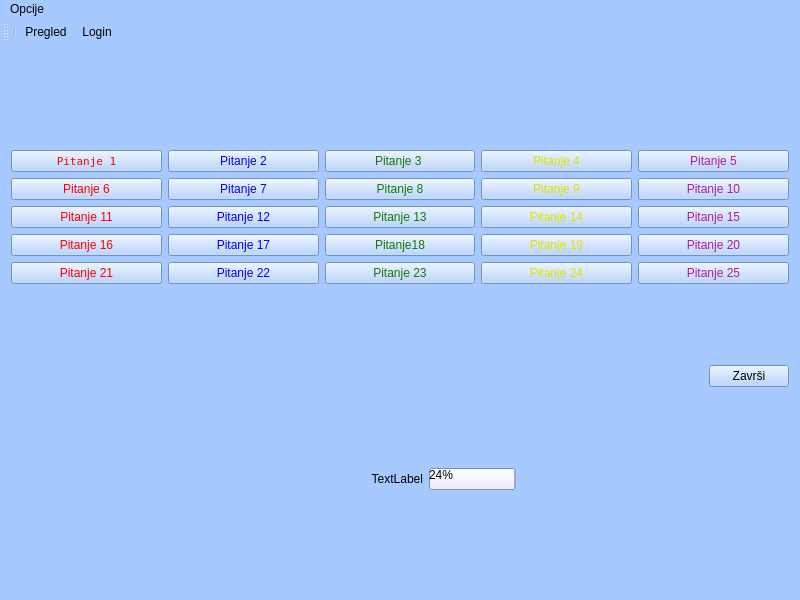
<?xml version="1.0" encoding="UTF-8"?>
<ui version="4.0">
 <class>MainWindow</class>
 <widget class="QMainWindow" name="MainWindow">
  <property name="geometry">
   <rect>
    <x>0</x>
    <y>0</y>
    <width>800</width>
    <height>600</height>
   </rect>
  </property>
  <property name="windowTitle">
   <string>POSTANI MILIONAŠ</string>
  </property>
  <property name="styleSheet">
   <string notr="true">border-color: qlineargradient(spread:pad, x1:0, y1:0, x2:1, y2:0, stop:0 rgba(0, 0, 0, 255), stop:1 rgba(255, 255, 255, 255));
background-color: rgb(238, 251, 255);

font: 8pt &quot;Fixedsys&quot;;

selection-background-color: rgb(239, 231, 255);

gridline-color: qradialgradient(spread:repeat, cx:0.5, cy:0.5, radius:0.077, fx:0.5, fy:0.5, stop:0 rgba(0, 169, 255, 147), stop:0.497326 rgba(0, 0, 0, 147), stop:1 rgba(0, 169, 255, 147));

background-color: rgb(166, 202, 255);</string>
  </property>
  <widget class="QWidget" name="centralWidget">
   <layout class="QVBoxLayout" name="verticalLayout_6">
    <item>
     <spacer name="horizontalSpacer_3">
      <property name="orientation">
       <enum>Qt::Horizontal</enum>
      </property>
      <property name="sizeHint" stdset="0">
       <size>
        <width>40</width>
        <height>20</height>
       </size>
      </property>
     </spacer>
    </item>
    <item>
     <layout class="QHBoxLayout" name="horizontalLayout">
      <property name="sizeConstraint">
       <enum>QLayout::SetFixedSize</enum>
      </property>
      <item>
       <layout class="QVBoxLayout" name="verticalLayout">
        <item>
         <widget class="QPushButton" name="pitanje1">
          <property name="font">
           <font>
            <family>Fixedsys</family>
            <pointsize>8</pointsize>
            <weight>50</weight>
            <italic>false</italic>
            <bold>false</bold>
           </font>
          </property>
          <property name="styleSheet">
           <string notr="true">color: rgb(255, 0, 4);</string>
          </property>
          <property name="text">
           <string>Pitanje 1</string>
          </property>
         </widget>
        </item>
        <item>
         <widget class="QPushButton" name="pitanje6">
          <property name="styleSheet">
           <string notr="true">color: rgb(255, 0, 4);</string>
          </property>
          <property name="text">
           <string>Pitanje 6</string>
          </property>
         </widget>
        </item>
        <item>
         <widget class="QPushButton" name="pitanje11">
          <property name="styleSheet">
           <string notr="true">color: rgb(255, 0, 4);</string>
          </property>
          <property name="text">
           <string>Pitanje 11</string>
          </property>
         </widget>
        </item>
        <item>
         <widget class="QPushButton" name="pitanje16">
          <property name="styleSheet">
           <string notr="true">color: rgb(255, 0, 4);</string>
          </property>
          <property name="text">
           <string>Pitanje 16</string>
          </property>
         </widget>
        </item>
        <item>
         <widget class="QPushButton" name="pitanje21">
          <property name="styleSheet">
           <string notr="true">color: rgb(255, 0, 4);</string>
          </property>
          <property name="text">
           <string>Pitanje 21</string>
          </property>
         </widget>
        </item>
       </layout>
      </item>
      <item>
       <layout class="QVBoxLayout" name="verticalLayout_2">
        <item>
         <widget class="QPushButton" name="pitanje2">
          <property name="styleSheet">
           <string notr="true">color: rgb(0, 0, 255);</string>
          </property>
          <property name="text">
           <string>Pitanje 2</string>
          </property>
         </widget>
        </item>
        <item>
         <widget class="QPushButton" name="pitanje7">
          <property name="styleSheet">
           <string notr="true">color: rgb(0, 0, 255);</string>
          </property>
          <property name="text">
           <string>Pitanje 7</string>
          </property>
         </widget>
        </item>
        <item>
         <widget class="QPushButton" name="pitanje12">
          <property name="styleSheet">
           <string notr="true">color: rgb(0, 0, 255);</string>
          </property>
          <property name="text">
           <string>Pitanje 12</string>
          </property>
         </widget>
        </item>
        <item>
         <widget class="QPushButton" name="pitanje17">
          <property name="styleSheet">
           <string notr="true">color: rgb(0, 0, 255);</string>
          </property>
          <property name="text">
           <string>Pitanje 17</string>
          </property>
         </widget>
        </item>
        <item>
         <widget class="QPushButton" name="pitanje22">
          <property name="styleSheet">
           <string notr="true">color: rgb(0, 0, 255);</string>
          </property>
          <property name="text">
           <string>Pitanje 22</string>
          </property>
         </widget>
        </item>
       </layout>
      </item>
      <item>
       <layout class="QVBoxLayout" name="verticalLayout_3">
        <item>
         <widget class="QPushButton" name="pitanje3">
          <property name="styleSheet">
           <string notr="true">color: rgb(22, 120, 11);</string>
          </property>
          <property name="text">
           <string>Pitanje 3 </string>
          </property>
         </widget>
        </item>
        <item>
         <widget class="QPushButton" name="pitanje8">
          <property name="styleSheet">
           <string notr="true">color: rgb(22, 120, 11);</string>
          </property>
          <property name="text">
           <string>Pitanje 8</string>
          </property>
         </widget>
        </item>
        <item>
         <widget class="QPushButton" name="pitanje13">
          <property name="styleSheet">
           <string notr="true">color: rgb(22, 120, 11);</string>
          </property>
          <property name="text">
           <string>Pitanje 13</string>
          </property>
         </widget>
        </item>
        <item>
         <widget class="QPushButton" name="pitanje18">
          <property name="styleSheet">
           <string notr="true">color: rgb(22, 120, 11);</string>
          </property>
          <property name="text">
           <string>Pitanje18</string>
          </property>
         </widget>
        </item>
        <item>
         <widget class="QPushButton" name="pitanje23">
          <property name="styleSheet">
           <string notr="true">color: rgb(22, 120, 11);</string>
          </property>
          <property name="text">
           <string>Pitanje 23</string>
          </property>
         </widget>
        </item>
       </layout>
      </item>
      <item>
       <layout class="QVBoxLayout" name="verticalLayout_4">
        <item>
         <widget class="QPushButton" name="pitanje4">
          <property name="styleSheet">
           <string notr="true">color: rgb(226, 226, 0);</string>
          </property>
          <property name="text">
           <string>Pitanje 4</string>
          </property>
         </widget>
        </item>
        <item>
         <widget class="QPushButton" name="pitanje9">
          <property name="styleSheet">
           <string notr="true">color: rgb(226, 226, 0);</string>
          </property>
          <property name="text">
           <string>Pitanje 9</string>
          </property>
         </widget>
        </item>
        <item>
         <widget class="QPushButton" name="pitanje14">
          <property name="styleSheet">
           <string notr="true">color: rgb(226, 226, 0);</string>
          </property>
          <property name="text">
           <string>Pitanje 14</string>
          </property>
         </widget>
        </item>
        <item>
         <widget class="QPushButton" name="pitanje19">
          <property name="styleSheet">
           <string notr="true">color: rgb(226, 226, 0);</string>
          </property>
          <property name="text">
           <string>Pitanje 19</string>
          </property>
         </widget>
        </item>
        <item>
         <widget class="QPushButton" name="pitanje24">
          <property name="styleSheet">
           <string notr="true">color: rgb(226, 226, 0);</string>
          </property>
          <property name="text">
           <string>Pitanje 24</string>
          </property>
         </widget>
        </item>
       </layout>
      </item>
      <item>
       <layout class="QVBoxLayout" name="verticalLayout_5">
        <item>
         <widget class="QPushButton" name="pitanje5">
          <property name="styleSheet">
           <string notr="true">color: rgb(177, 26, 157);</string>
          </property>
          <property name="text">
           <string>Pitanje 5</string>
          </property>
         </widget>
        </item>
        <item>
         <widget class="QPushButton" name="pitanje10">
          <property name="styleSheet">
           <string notr="true">color: rgb(177, 26, 157);</string>
          </property>
          <property name="text">
           <string>Pitanje 10</string>
          </property>
         </widget>
        </item>
        <item>
         <widget class="QPushButton" name="pitanje15">
          <property name="styleSheet">
           <string notr="true">color: rgb(177, 26, 157);</string>
          </property>
          <property name="text">
           <string>Pitanje 15</string>
          </property>
         </widget>
        </item>
        <item>
         <widget class="QPushButton" name="pitanje20">
          <property name="styleSheet">
           <string notr="true">color: rgb(177, 26, 157);</string>
          </property>
          <property name="text">
           <string>Pitanje 20</string>
          </property>
         </widget>
        </item>
        <item>
         <widget class="QPushButton" name="pitanje25">
          <property name="styleSheet">
           <string notr="true">color: rgb(177, 26, 157);</string>
          </property>
          <property name="text">
           <string>Pitanje 25</string>
          </property>
         </widget>
        </item>
       </layout>
      </item>
     </layout>
    </item>
    <item>
     <layout class="QHBoxLayout" name="horizontalLayout_4">
      <item>
       <spacer name="horizontalSpacer_2">
        <property name="orientation">
         <enum>Qt::Horizontal</enum>
        </property>
        <property name="sizeHint" stdset="0">
         <size>
          <width>40</width>
          <height>20</height>
         </size>
        </property>
       </spacer>
      </item>
      <item>
       <widget class="QPushButton" name="ending">
        <property name="text">
         <string>Završi</string>
        </property>
        <property name="icon">
         <iconset>
          <normaloff>:/img/enter.png</normaloff>:/img/enter.png</iconset>
        </property>
       </widget>
      </item>
     </layout>
    </item>
    <item>
     <layout class="QHBoxLayout" name="horizontalLayout_3">
      <item>
       <layout class="QHBoxLayout" name="horizontalLayout_2">
        <item>
         <spacer name="horizontalSpacer">
          <property name="orientation">
           <enum>Qt::Horizontal</enum>
          </property>
          <property name="sizeHint" stdset="0">
           <size>
            <width>358</width>
            <height>20</height>
           </size>
          </property>
         </spacer>
        </item>
        <item>
         <widget class="QLabel" name="label">
          <property name="text">
           <string>TextLabel</string>
          </property>
          <property name="alignment">
           <set>Qt::AlignRight|Qt::AlignTrailing|Qt::AlignVCenter</set>
          </property>
         </widget>
        </item>
        <item>
         <widget class="QProgressBar" name="progressBar">
          <property name="value">
           <number>24</number>
          </property>
         </widget>
        </item>
       </layout>
      </item>
     </layout>
    </item>
   </layout>
  </widget>
  <widget class="QMenuBar" name="menuBar">
   <property name="geometry">
    <rect>
     <x>0</x>
     <y>0</y>
     <width>800</width>
     <height>21</height>
    </rect>
   </property>
   <widget class="QMenu" name="menuMenu">
    <property name="title">
     <string>Opcije</string>
    </property>
    <addaction name="separator"/>
    <addaction name="actionLog_in"/>
    <addaction name="actionPregled"/>
   </widget>
   <addaction name="menuMenu"/>
  </widget>
  <widget class="QToolBar" name="mainToolBar">
   <attribute name="toolBarArea">
    <enum>TopToolBarArea</enum>
   </attribute>
   <attribute name="toolBarBreak">
    <bool>false</bool>
   </attribute>
   <addaction name="separator"/>
   <addaction name="actionPregled"/>
   <addaction name="actionLog_in"/>
  </widget>
  <widget class="QStatusBar" name="statusBar"/>
  <action name="actionLog_in">
   <property name="icon">
    <iconset>
     <normaloff>login.png</normaloff>login.png</iconset>
   </property>
   <property name="text">
    <string>Login</string>
   </property>
  </action>
  <action name="actionPregled">
   <property name="icon">
    <iconset>
     <normaloff>view.jpg</normaloff>view.jpg</iconset>
   </property>
   <property name="text">
    <string>Pregled</string>
   </property>
  </action>
 </widget>
 <layoutdefault spacing="6" margin="11"/>
 <resources/>
 <connections/>
</ui>
